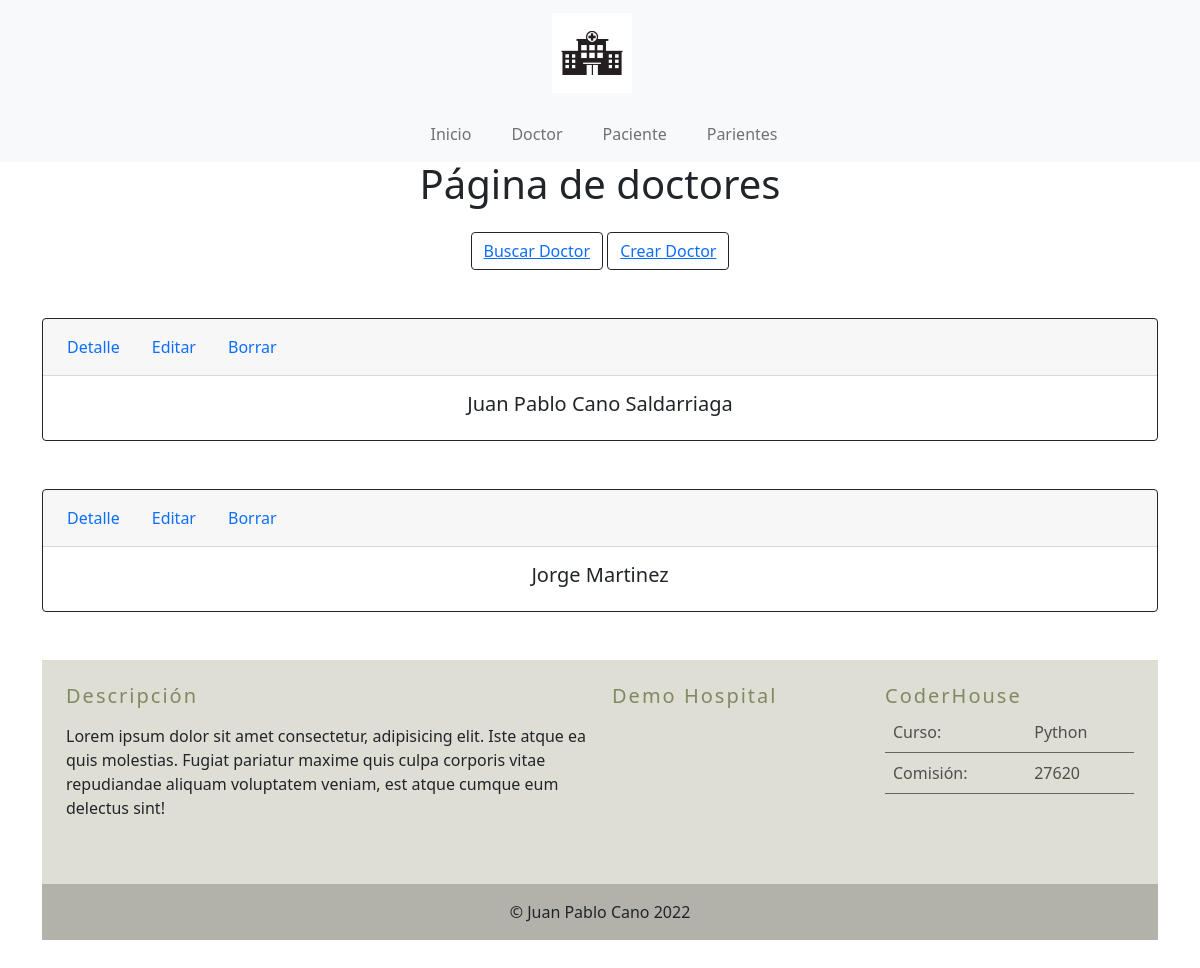
Page /hospital/doctors/list/ on the earlier database version.
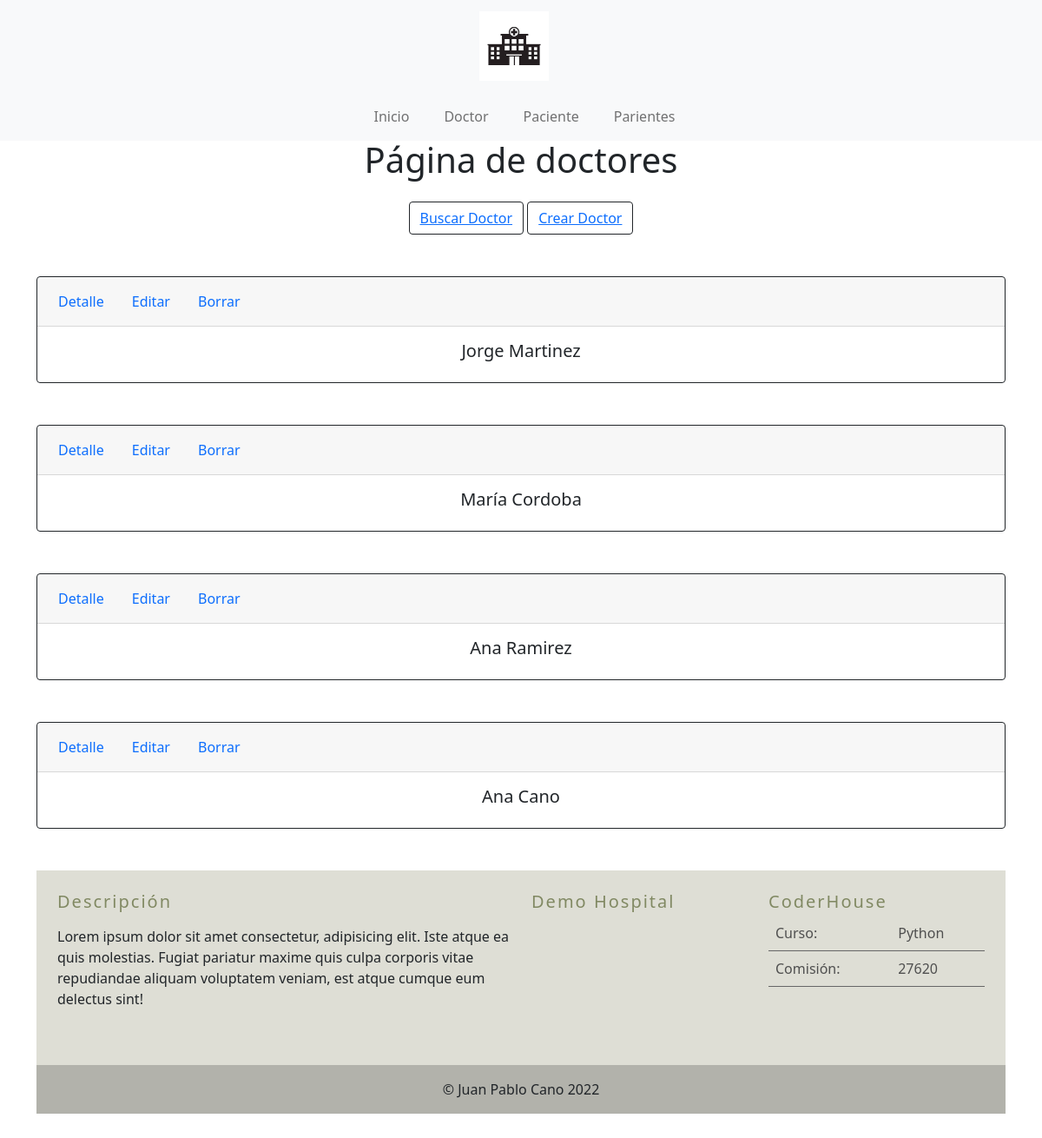
Same page on the later database version.
### hospitalApp/models.py (models this page shows, shortened)
class Doctor(models.Model):
    id = models.UUIDField(default=uuid.uuid4, editable=False, primary_key=True)
    name = models.CharField(max_length=255)
    last_name = models.CharField(max_length=255)
    email = models.EmailField(max_length=255)
    age = models.IntegerField()
    specialty = models.CharField(max_length=255)
    entrance_time = models.TimeField()
    exit_time = models.TimeField()

### hospitalApp/views.py (the view)
# urls.py: path('doctors/list/', DoctorsList.as_view(), name='doctors_list'),
class DoctorsList(ListView):
    model = Doctor
    template_name = 'hospitalApp/doctors_list.html'

### hospitalApp/templates/hospitalApp/doctors_list.html
{% extends "hospitalApp/base.html" %}
{% load static %}
{% block title %}
<h1>
    Página de doctores
</h1>
<div class="justify-content-md-end mt-4">
    <button class="btn btn-outline-dark">
        <a href="{% url 'doctorSearch' %}">Buscar Doctor</a>
    </button>
    <button class="btn btn-outline-dark">
        <a href="{% url 'doctor_create' %}">Crear Doctor</a>
    </button>
</div>
{% endblock %}
{% block bodyContext %}
{% for doctor in object_list %}
<div class="card text-center mt-5 border-dark">
    <div class="card-header">
        <ul class="nav nav-pills card-header-pills">
            <li class="nav-item">
                <a class="nav-link" href="{% url 'doctor_detail' doctor.id %}">Detalle</a>
            </li>
            <li class="nav-item">
                <a class="nav-link" href="{% url 'doctor_update' doctor.id %}">Editar</a>
            </li>
            <li class="nav-item">
                <a class="nav-link" href="{% url 'doctor_delete' doctor.id %}">Borrar</a>
            </li>
        </ul>
    </div>
    <div class="card-body">
        <h5 class="card-title">{{ doctor.name }} {{doctor.last_name }}</h5>
    </div>
</div>
{% endfor %}
{% endblock %}

### hospitalApp/templates/hospitalApp/base.html (shortened to what this page needs)
<!doctype html>
<html lang="en">
<head>
    {% load static %}
    <link href="https://cdn.jsdelivr.net/npm/bootstrap@5.1.3/dist/css/bootstrap.min.css" rel="stylesheet"
>
    <link rel="stylesheet" href="{% static '/css/styles.css' %}"/>
</head>
<body>
<nav class="navbar navbar-expand-lg fixed-top bg-light navbar-light">
    <div class="container d-flex justify-content-center">
        <div class="row">
            <div class="col-12 d-flex justify-content-center mb-3">
                <a class="navbar-brand" href="#"
                ><img src="{% static 'images/hospital.jpg' %}"
                      alt=""
                      draggable="false"
                      height="80"
                /></a>
            </div>
            <div class="col-12 d-flex justify-content-center">
                <div class="collapse navbar-collapse" id="navbarSupportedContent">
                    <ul class="navbar-nav align-items-center mx-auto">
                        <li class="nav-item">
                            <a class="nav-link mx-2" href="{% url 'index' %}"><i class="fas fa-plus-circle pe-2"></i>Inicio</a>
                        </li>
                        <li class="nav-item">
                            <a class="nav-link mx-2" href="{% url 'doctors_list' %}"><i class="fas fa-bell pe-2"></i>Doctor</a>
                        </li>
                        <li class="nav-item">
                            <a class="nav-link mx-2" href="{% url 'patients_list' %}"><i class="fas fa-heart pe-2"></i>Paciente</a>
                        </li>
                        <li class="nav-item">
                            <a class="nav-link mx-2" href="{% url 'parents_list' %}"><i class="fas fa-heart pe-2"></i>Parientes</a>
                        </li>
                    </ul>
                </div>
            </div>
        </div>
    </div>
</nav>
<header class="masthead">
    <div class="container position-relative">
        <div class="row justify-content-center">
            <div class="col-xl-6">
                <div class="text-center">
                    {% block title %}
                    {% endblock %}
                </div>
            </div>
        </div>
    </div>
</header>
<div class="container">
    <div class="row">
        <div class="col">
            {% block bodyContext %}
            {% endblock %}
        </div>
    </div>
</div>
<div class="container my-5">
    <footer style="background-color: #deded5;">
        <div class="container p-4">
            <div class="row">
                <div class="col-lg-6 col-md-12 mb-4">
                    <h5 class="mb-3" style="letter-spacing: 2px; color: #818963;">Descripción</h5>
                    <p>
                        Lorem ipsum dolor sit amet consectetur, adipisicing elit. Iste atque ea quis
                        molestias. Fugiat pariatur maxime quis culpa corporis vitae repudiandae aliquam
                        voluptatem veniam, est atque cumque eum delectus sint!
                    </p>
                </div>
                <div class="col-lg-3 col-md-6 mb-4">
                    <h5 class="mb-3" style="letter-spacing: 2px; color: #818963;">Demo Hospital</h5>
                </div>
                <div class="col-lg-3 col-md-6 mb-4">
                    <h5 class="mb-1" style="letter-spacing: 2px; color: #818963;">CoderHouse</h5>
                    <table class="table" style="color: #4f4f4f; border-color: #666;">
                        <tbody>
                        <tr>
                            <td>Curso:</td>
                            <td>Python</td>
                        </tr>
                        <tr>
                            <td>Comisión:</td>
                            <td>27620</td>
                        </tr>
                        </tbody>
                    </table>
                </div>
            </div>
        </div>
        <div class="text-center p-3" style="background-color: rgba(0, 0, 0, 0.2);">
            © Juan Pablo Cano 2022
        </div>
    </footer>
</div>
</body>
</html>

### hospitalApp/static/css/styles.css (style rules this page uses)
body { margin-top: 10rem }

Differences in the rows shown:
removed Doctor: name "Juan Pablo", last_name "Cano Saldarriaga"
added Doctor: name "María", last_name "Cordoba"
added Doctor: name "Ana", last_name "Ramirez"
added Doctor: name "Ana", last_name "Cano"
